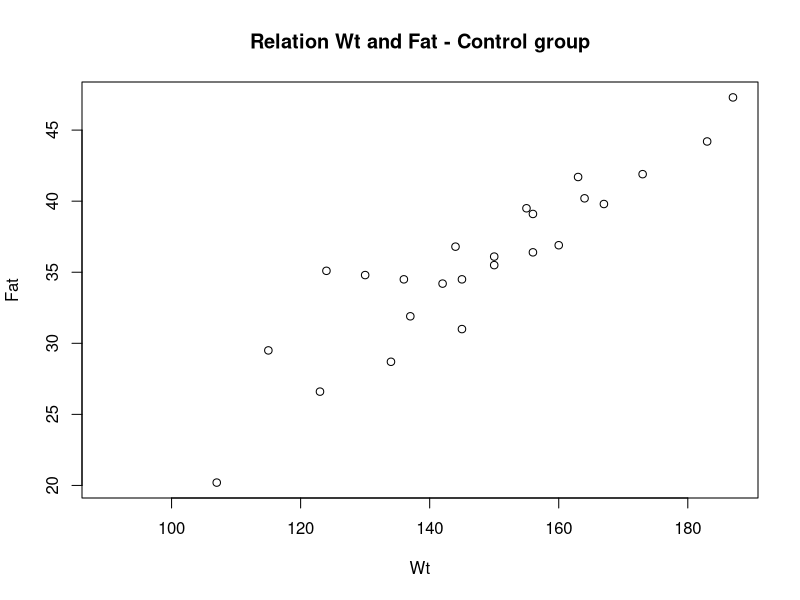
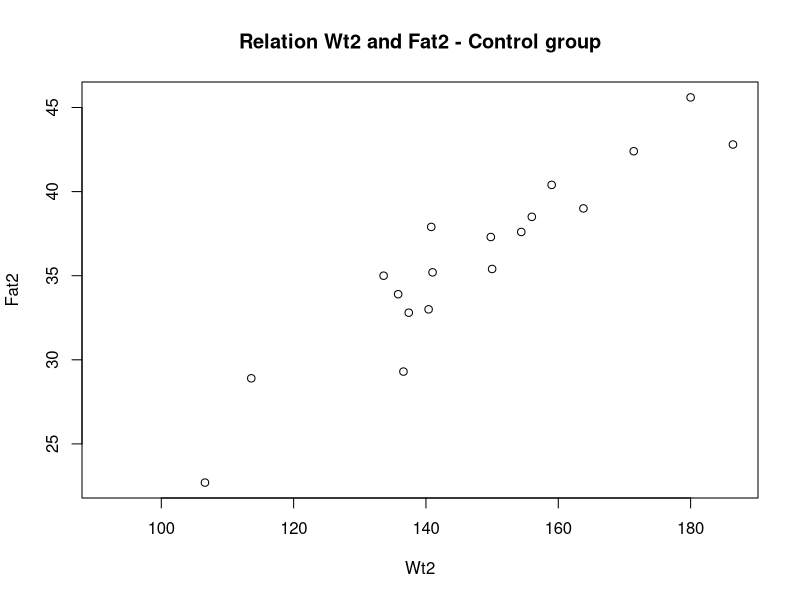
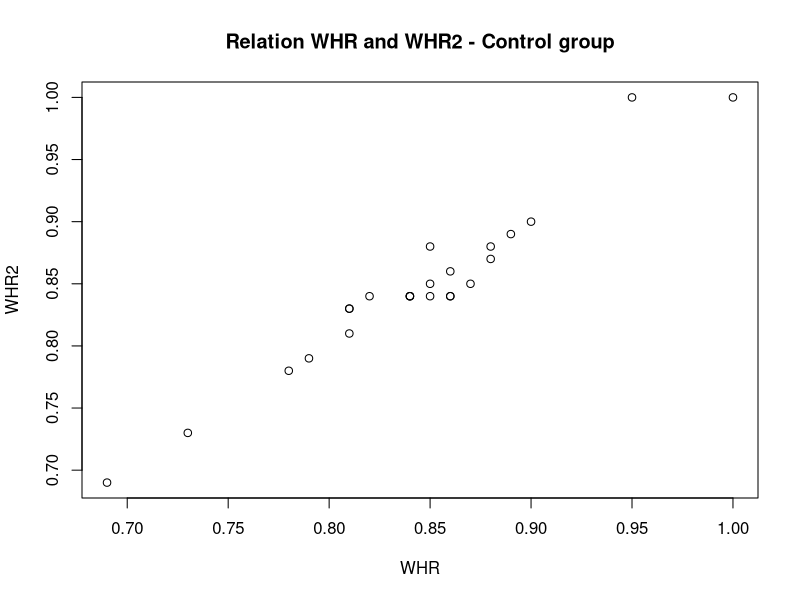
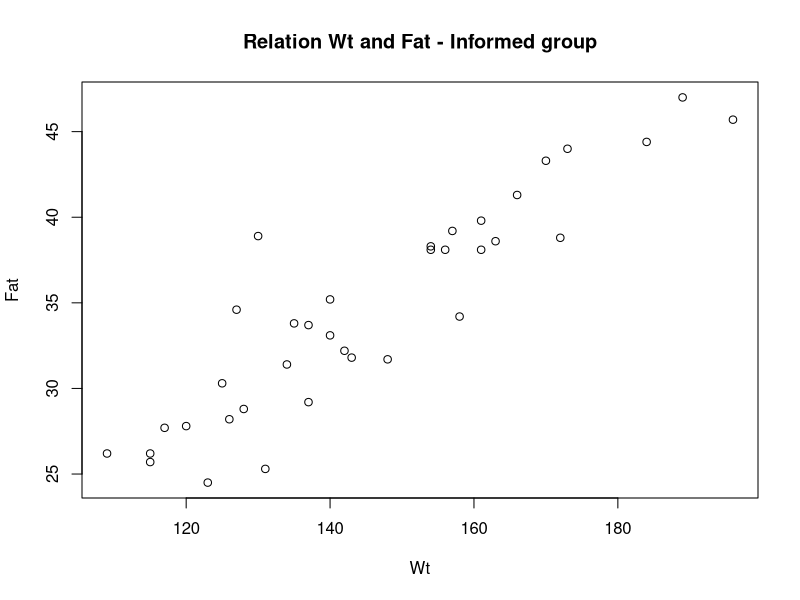
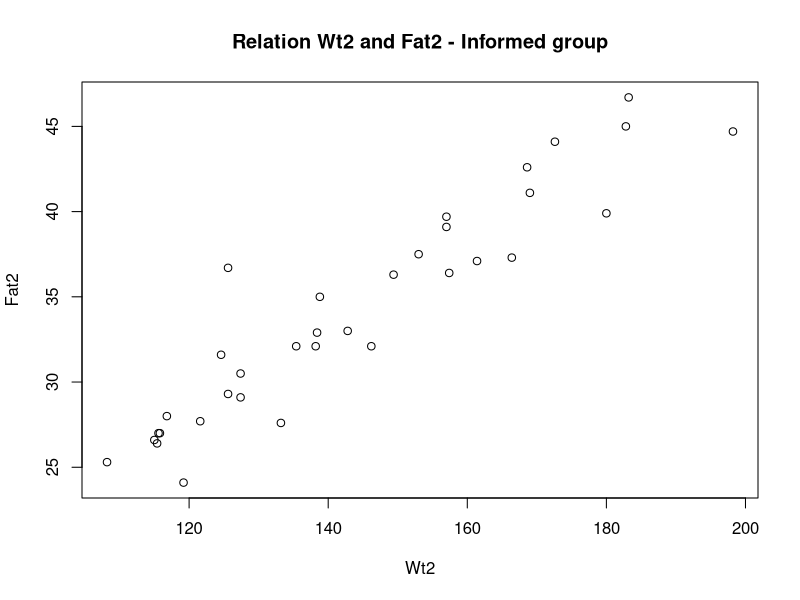
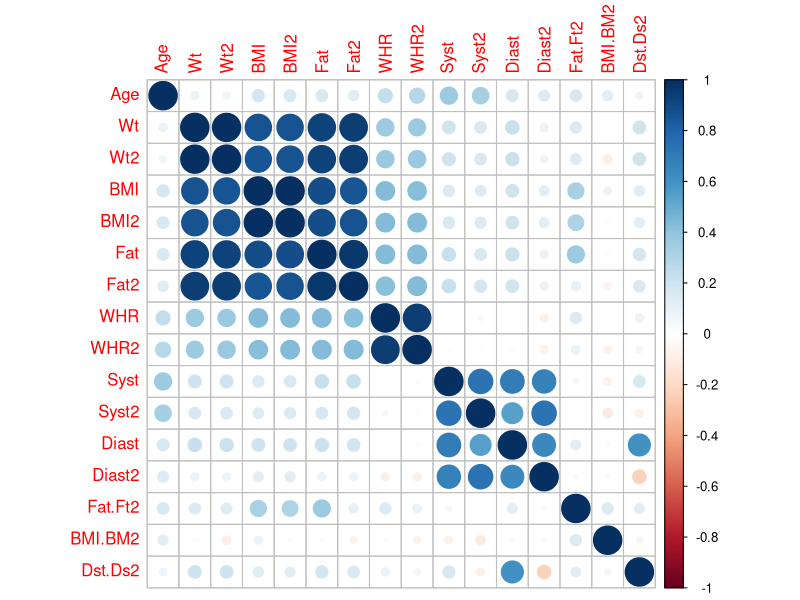
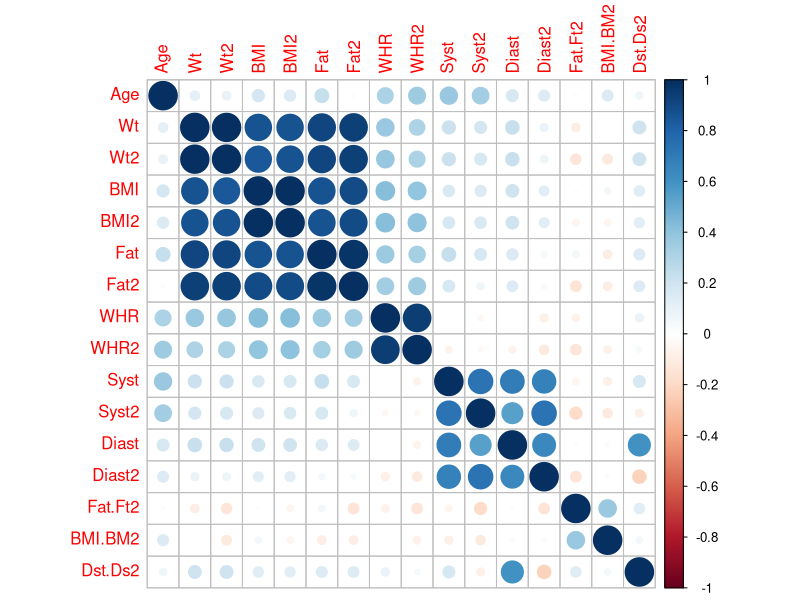

Write the R code that produced these figures, in order.
" ------------------------------------------------------ "
" Handling of missing data                               "
" ------------------------------------------------------ "

"
This function fills NAs values of vector columns with the mean of this
column
Parameters
- columns -> It is a vector containing the columns where the
                          replacement has to be done
- X -> Dataset
"
function_mean<- function(columns, X) 
{
  for(i in columns)
  {
    X[is.na(X[,i]), i] <- mean(X[,i], na.rm = TRUE)
  }
  return (X)
}

"
This function fills NAs values with a linear regression of the 
form y = mx + b
Parameters
- X -> Dataset
- col1 -> corresponds to the y
- col2 -> corresponds to the x
"
function_linear_regression <- function(X, col1, col2){
  trainSet <- subset(X, select=c(col1, col2))
  trainSet <- na.omit(trainSet)
  # Linear model 
  linmodel <- lm(trainSet[,1]~trainSet[,2], data=trainSet)
  # Replacing NAs in the dataset by the regression values
  X[[col1]][which(is.na(X[col1]))] <- linmodel$coefficients[2]*X[[col2]][which(is.na(X[col1]))] + linmodel$coefficients[1]
  return (X)
}


data <- read.table("hotel-maids.txt", sep="\t", header=TRUE, na.strings = "NA")
attach(data)


# Deletion of some particular observations 
# Those deletions are justified in the report
X <- data[-c(13,14,16,28,29,30,36,55,60),] #66 obs (88%)
summary(X)

library(dplyr)
X_0 <- filter(X, Informed==0)
X_1 <- filter(X, Informed==1)

summary(X_1)
summary(X_0)

"
We can observe that columns 'WHR', 'Syst', 'Syst2' and 'Diast' in X_0
Only miss one value respectively. Let's replace them by the mean
taking into account the qualitative variable : 'informed'.
"
X_0 <- function_mean(c(9, 11, 12, 13), X_0)
"
Only one missing value for WHR2 in X_1
"
X_1 <- function_mean(c(10), X_1)

"
Missing values of columns 'Fat', 'Fat2' and 'WHR2'
will be filled thanks to linear regression taking into account the
qualitative variable : 'informed' and the period when the 
measure were taken.
"
plot(X_0[,"Wt"], X_0[,"Fat"],  xlab="Wt", ylab="Fat" , main="Relation Wt and Fat - Control group")
plot(X_0[,"Wt2"], X_0[,"Fat2"],  xlab="Wt2", ylab="Fat2", main="Relation Wt2 and Fat2 - Control group")
plot(X_0[,"WHR"], X_0[,"WHR2"], xlab="WHR", ylab="WHR2", main="Relation WHR and WHR2 - Control group")

plot(X_1[,"Wt"], X_1[,"Fat"],  xlab="Wt", ylab="Fat", main="Relation Wt and Fat - Informed group")
plot(X_1[,"Wt2"], X_1[,"Fat2"],  xlab="Wt2", ylab="Fat2", main="Relation Wt2 and Fat2 - Informed group")

X_0 <- function_linear_regression(X_0, "WHR2", "WHR")
X_0 <- function_linear_regression(X_0, "Fat", "Wt")
X_0 <- function_linear_regression(X_0, "Fat2", "Wt2")

X_1 <- function_linear_regression(X_1, "Fat", "Wt")
X_1 <- function_linear_regression(X_1, "Fat2", "Wt2")

# Merging of the two dataset X_0 and X_1
XFinal <- rbind(X_0, X_1) # --> FINAL DATASET 
colMeans(is.na(XFinal)) # No missing value.

#Computation of BMI.BM2, Dst.Ds2, Fat.Ft2
XFinal[,"BMI.BM2"] <- XFinal[,"BMI"] - XFinal[,"BMI2"]
XFinal[,"Fat.Ft2"] <- XFinal[,"Fat"] - XFinal[,"Fat2"]
XFinal[,"Dst.Ds2"] <- XFinal[,"Diast"] - XFinal[,"Diast2"]

colMeans(is.na(XFinal))

saveRDS(XFinal, file = "dataFinal.Rds")

"
Comparison of the correlation matrix for the original dataset 
and the imputed dataset.
"
X <- XFinal[,-c(Informed)]
library(corrplot)
#Imputated dataset 
covI <- cov(X)
corI <- cor(X)
corrplot(corI)

#Original dataset 
cov <- cov(data[,-c(Informed)], use="pairwise.complete.obs")
cor <- cor(data[,-c(Informed)], use="pairwise.complete.obs")
corrplot(cor)
